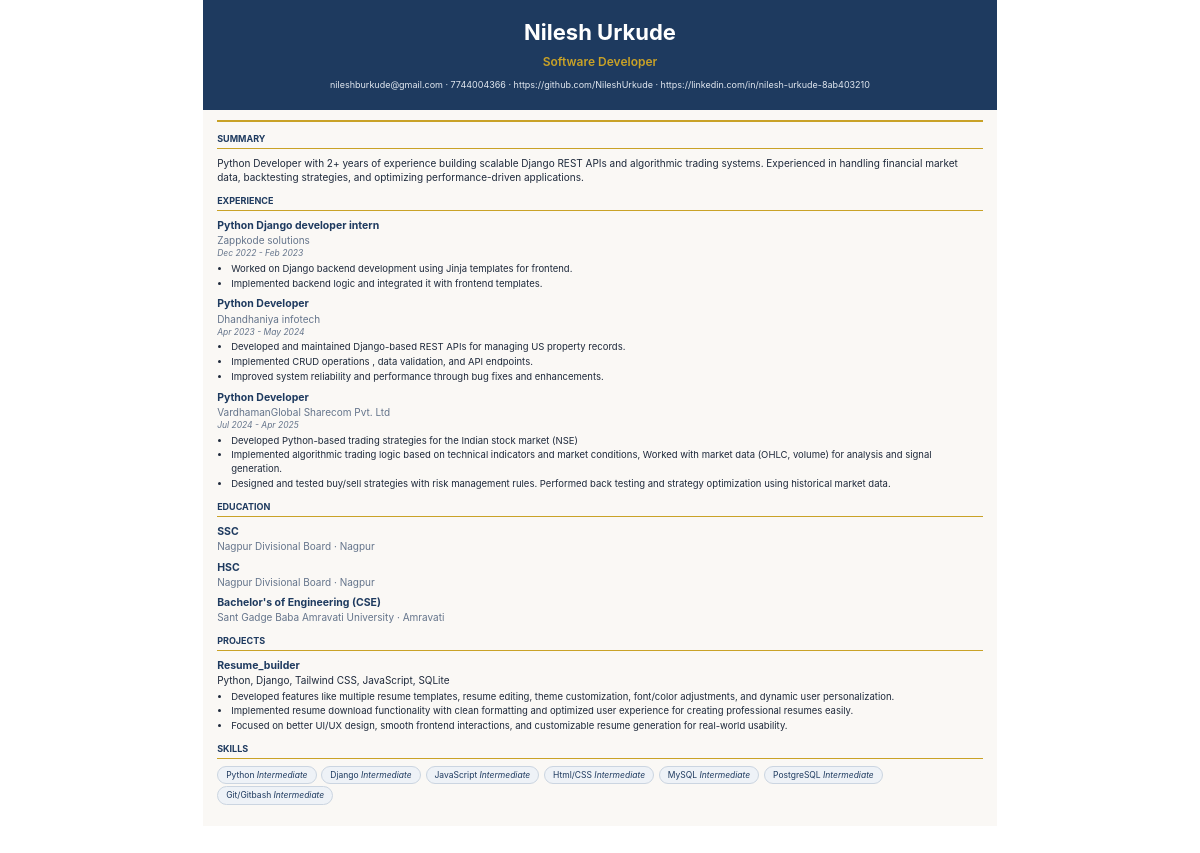
Screenshot of /resume/2/preview/t1/ (signed in) with the database file from the repository.
### resumes/models.py (models this page shows, shortened)
class Resume(models.Model):
    user = models.ForeignKey(User, on_delete=models.CASCADE, related_name='resumes')
    slug = models.UUIDField(default=uuid.uuid4, unique=True, editable=False)
    resume_name = models.CharField(max_length=100, default='My Resume')
    is_public = models.BooleanField(default=False)
    share_password = models.CharField(max_length=128, blank=True)
    share_expires_at = models.DateTimeField(blank=True, null=True)
    photo = models.ImageField(upload_to='photos/', blank=True, null=True)
    preferred_template = models.CharField(max_length=3, choices=TEMPLATE_CHOICES, default='t1')
    accent_color = models.CharField(max_length=7, default='#4f46e5')
    font_family = models.CharField(max_length=50, choices=FONT_CHOICES, default='Arial')
    title = models.CharField(max_length=100)
    full_name = models.CharField(max_length=100)
    email = models.EmailField()
    phone = models.CharField(max_length=15)
    summary = models.TextField(blank=True)
    github = models.URLField(blank=True, default='')
    linkedin = models.URLField(blank=True, default='')
    created_at = models.DateTimeField(default=timezone.now)
    updated_at = models.DateTimeField(auto_now=True)
    class Meta:
        ordering = ['-updated_at']
    def duration_display(self, start, end):
        if start and end:
            return f'{start.strftime("%b %Y")} – {end.strftime("%b %Y")}'
        if start:
            return f'{start.strftime("%b %Y")} – Present'
        return ''

class OrderedSectionMixin(models.Model):
    order = models.PositiveIntegerField(default=0)
    class Meta:
        abstract = True
        ordering = ['order', 'id']

class Experience(OrderedSectionMixin, models.Model):
    resume = models.ForeignKey(Resume, on_delete=models.CASCADE, related_name='experiences')
    job_title = models.CharField(max_length=100)
    company = models.CharField(max_length=100)
    start_date = models.DateField(blank=True, null=True)
    end_date = models.DateField(blank=True, null=True)
    duration = models.CharField(max_length=50, blank=True)
    description = models.TextField(blank=True)
    def date_range(self):
        return self.resume.duration_display(self.start_date, self.end_date) or self.duration
    def bullet_points(self):
        lines = []
        for line in self.description.splitlines():
            line = line.strip().lstrip('•-*').strip()
            if line:
                lines.append(line)
        return lines

class Education(OrderedSectionMixin, models.Model):
    resume = models.ForeignKey(Resume, on_delete=models.CASCADE, related_name='educations')
    degree = models.CharField(max_length=100)
    college = models.CharField(max_length=150)
    location = models.CharField(max_length=100, blank=True, default='')
    start_date = models.DateField(blank=True, null=True)
    end_date = models.DateField(blank=True, null=True)
    duration = models.CharField(max_length=50, blank=True)
    def date_range(self):
        return self.resume.duration_display(self.start_date, self.end_date) or self.duration

class Project(OrderedSectionMixin, models.Model):
    resume = models.ForeignKey(Resume, on_delete=models.CASCADE, related_name='projects')
    name = models.CharField(max_length=100)
    description = models.TextField(blank=True)
    tech_stack = models.CharField(max_length=200, blank=True)
    def bullet_points(self):
        lines = []
        for line in self.description.splitlines():
            line = line.strip().lstrip('•-*').strip()
            if line:
                lines.append(line)
        return lines

class Skill(models.Model):
    resume = models.ForeignKey(Resume, on_delete=models.CASCADE, related_name='skills')
    name = models.CharField(max_length=100)
    level = models.CharField(max_length=20, choices=SKILL_LEVEL_CHOICES, default='intermediate')
    order = models.PositiveIntegerField(default=0)
    class Meta:
        ordering = ['order', 'id']

### resumes/views.py (the view)
# urls.py: path('resume/<int:resume_id>/preview/<str:template>/', views.preview_fragment, name='preview_fragment'),
@login_required
@require_GET
def preview_fragment(request, resume_id, template):
    resume = get_object_or_404(Resume, pk=resume_id, user=request.user)
    html = render_resume_html(resume, template, for_pdf=True, request=request)
    return HttpResponse(html)

### resumes/utils.py (called while the page is built)
def normalize_template(template):
    return template if template in VALID_TEMPLATES else 't1'

def is_single_page(template):
    return normalize_template(template) in SINGLE_PAGE_TEMPLATES

def _resume_context(resume, request=None, template='t1'):
    tpl = normalize_template(template)
    theme = TEMPLATE_THEMES.get(tpl, TEMPLATE_THEMES['t1'])
    font = resume.font_family or 'Arial'
    photo_url = ''
    if resume.photo:
        url = resume.photo.url
        photo_url = request.build_absolute_uri(url) if request else url
    return {
        'resume': resume,
        'accent_color': theme['primary'],
        'font_family': font,
        'photo_url': photo_url,
        'theme': theme,
        'tpl': tpl,
    }

def render_resume_html(resume, template, for_pdf=False, request=None):
    tpl = normalize_template(template)
    ctx = _resume_context(resume, request, template=tpl)
    ctx['for_pdf'] = for_pdf
    ctx['single_page'] = is_single_page(tpl)
    return render_to_string(TEMPLATE_MAP[tpl], ctx)

### templates/resumes/t1.html
{% include 'resumes/includes/t1_render.html' %}

### templates/resumes/includes/t1_render.html (shortened to what this page needs)
{% if for_pdf %}<!DOCTYPE html><html><head></head><body><div class="a4">{% endif %}
{% if resume %}
{% with t=theme font=font_family|default:"Georgia" %}
<div class="rs-t1">
<table width="100%" cellpadding="0" cellspacing="0"><tr>
<td class="rs-top">
    <table width="100%"><tr>
    <td align="center">
        <h1>{{ resume.full_name }}</h1>
        <p class="rs-role">{{ resume.title }}</p>
        <div class="rs-contact">{{ resume.email }}{% if resume.phone %} · {{ resume.phone }}{% endif %}{% if resume.github %} · {{ resume.github }}{% endif %}{% if resume.linkedin %} · {{ resume.linkedin }}{% endif %}</div>
    </td>
    </tr></table>
</td>
</tr></table>
<div class="rs-body"><div class="rs-rule"></div>
{% include 'resumes/includes/resume_content.html' %}
</div>
</div>
{% endwith %}
{% else %}<p>No resume data.</p>{% endif %}
{% if for_pdf %}</div></body></html>{% endif %}

### templates/resumes/includes/resume_content.html (shortened to what this page needs)
{% if resume.summary and hide_summary != True %}
<section class="rs-section">
    <h2 class="rs-h2">{{ section_summary|default:"Summary" }}</h2>
    <p class="rs-text rs-summary">{{ resume.summary }}</p>
</section>
{% endif %}
{% if resume.experiences.all and hide_experience != True %}
<section class="rs-section">
    <h2 class="rs-h2">{{ section_experience|default:"Experience" }}</h2>
    {% for ex in resume.experiences.all %}
    <div class="rs-entry">
        <div class="rs-entry-head">
            <span class="rs-entry-title">{{ ex.job_title }}</span>
            <span class="rs-entry-org">{{ ex.company }}</span>
        </div>
        {% if ex.date_range %}<div class="rs-meta">{{ ex.date_range }}</div>{% endif %}
        {% if ex.bullet_points %}
        <ul class="rs-bullets">{% for b in ex.bullet_points %}<li>{{ b }}</li>{% endfor %}</ul>
        {% elif ex.description %}<p class="rs-text rs-pre">{{ ex.description }}</p>{% endif %}
    </div>
    {% endfor %}
</section>
{% endif %}
{% if resume.educations.all and hide_education != True %}
<section class="rs-section">
    <h2 class="rs-h2">{{ section_education|default:"Education" }}</h2>
    {% for e in resume.educations.all %}
    <div class="rs-entry">
        <div class="rs-entry-head">
            <span class="rs-entry-title">{{ e.degree }}</span>
            <span class="rs-entry-org">{{ e.college }}{% if e.location %} · {{ e.location }}{% endif %}</span>
        </div>
    </div>
    {% endfor %}
</section>
{% endif %}
{% if resume.projects.all and hide_projects != True %}
<section class="rs-section">
    <h2 class="rs-h2">{{ section_projects|default:"Projects" }}</h2>
    {% for p in resume.projects.all %}
    <div class="rs-entry">
        <div class="rs-entry-head">
            <span class="rs-entry-title">{{ p.name }}</span>
            {% if p.tech_stack %}<span class="rs-tag-inline">{{ p.tech_stack }}</span>{% endif %}
        </div>
        {% if p.bullet_points %}
        <ul class="rs-bullets">{% for b in p.bullet_points %}<li>{{ b }}</li>{% endfor %}</ul>
        {% elif p.description %}<p class="rs-text rs-pre">{{ p.description }}</p>{% endif %}
    </div>
    {% endfor %}
</section>
{% endif %}
{% if resume.skills.all and hide_skills != True %}
<section class="rs-section">
    <h2 class="rs-h2">{{ section_skills|default:"Skills" }}</h2>
    <div class="rs-pills">
        {% for s in resume.skills.all %}
        <span class="rs-pill">{{ s.name }}{% if s.level %} <em class="rs-pill-lvl">{{ s.get_level_display }}</em>{% endif %}</span>
        {% endfor %}
    </div>
</section>
{% endif %}

### templates/resumes/includes/t1_render.html (style rules this page uses)
html,body { margin:0;padding:0; }
.a4 { width:210mm;min-height:297mm;margin:0 auto;box-sizing:border-box; }

### rows the page displays
Resume: full_name "Nilesh Urkude", title "Software Developer", email "nileshburkude@gmail.com", phone "7744004366", github "https://github.com/NileshUrkude", linkedin "https://linkedin.com/in/nilesh-urkude-8ab403210", summary "Python Developer with 2+ years of experience building scalable Django REST APIs and algorithmic trading systems. Experienced in handling financial market data, backtesting strategies, and optimizing performance-driven applications."
Experience: job_title "Python Django developer intern", company "Zappkode solutions", date_range "Dec 2022 - Feb 2023", bullet_points "Worked on Django backend development using Jinja templates for frontend." "Implemented backend logic and integrated it with frontend templates."
Experience: job_title "Python Developer", company "Dhandhaniya infotech", date_range "Apr 2023 - May 2024", bullet_points "Developed and maintained Django-based REST APIs for managing US property records." "Implemented CRUD operations , data validation, and API endpoints." "Improved system reliability and performance through bug fixes and enhancements."
Experience: job_title "Python Developer", company "VardhamanGlobal Sharecom Pvt. Ltd", date_range "Jul 2024 - Apr 2025", bullet_points "Developed Python-based trading strategies for the Indian stock market (NSE)" "Implemented algorithmic trading logic based on technical indicators and market conditions, Worked with market data (OHLC, volume) for analysis and signal generation." "Designed and tested buy/sell strategies with risk management rules. Performed back testing and strategy optimization using historical market data."
Education: degree "SSC", college "Nagpur Divisional Board", location "Nagpur"
Education: degree "HSC", college "Nagpur Divisional Board", location "Nagpur"
Education: degree "Bachelor's of Engineering (CSE)", college "Sant Gadge Baba Amravati University", location "Amravati"
Project: name "Resume_builder", tech_stack "Python, Django, Tailwind CSS, JavaScript, SQLite", bullet_points "Developed features like multiple resume templates, resume editing, theme customization, font/color adjustments, and dynamic user personalization." "Implemented resume download functionality with clean formatting and optimized user experience for creating professional resumes easily." "Focused on better UI/UX design, smooth frontend interactions, and customizable resume generation for real-world usability."
Skill: name "Python", level "Intermediate"
Skill: name "Django", level "Intermediate"
Skill: name "JavaScript", level "Intermediate"
Skill: name "Html/CSS", level "Intermediate"
Skill: name "MySQL", level "Intermediate"
Skill: name "PostgreSQL", level "Intermediate"
Skill: name "Git/Gitbash", level "Intermediate"

### other values shown
{{ section_summary|default:"Summary" }} "SUMMARY"
{{ section_experience|default:"Experience" }} "EXPERIENCE"
{{ section_education|default:"Education" }} "EDUCATION"
{{ section_projects|default:"Projects" }} "PROJECTS"
{{ section_skills|default:"Skills" }} "SKILLS"
